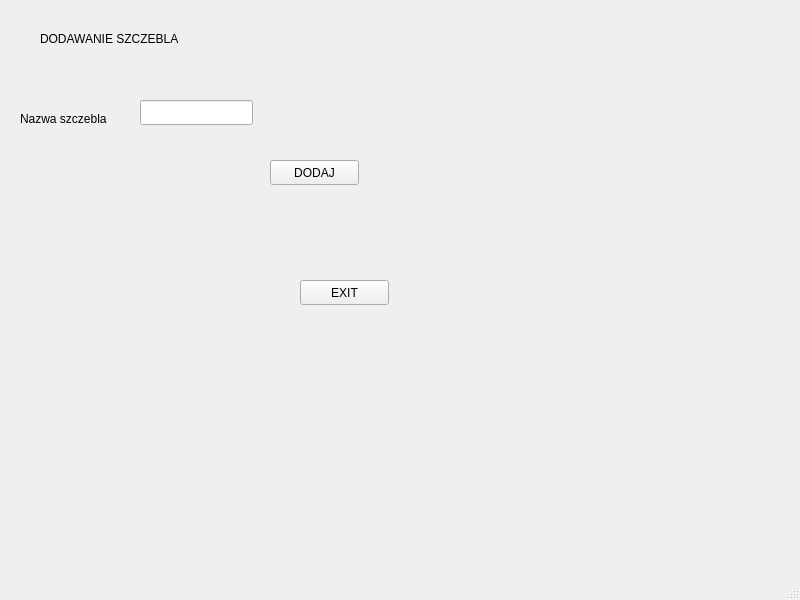
<?xml version="1.0" encoding="UTF-8"?>
<ui version="4.0">
 <class>MainWindow</class>
 <widget class="QMainWindow" name="MainWindow">
  <property name="geometry">
   <rect>
    <x>0</x>
    <y>0</y>
    <width>800</width>
    <height>600</height>
   </rect>
  </property>
  <property name="windowTitle">
   <string>MainWindow</string>
  </property>
  <widget class="QWidget" name="centralwidget">
   <widget class="QLabel" name="label">
    <property name="geometry">
     <rect>
      <x>40</x>
      <y>30</y>
      <width>171</width>
      <height>17</height>
     </rect>
    </property>
    <property name="text">
     <string>DODAWANIE SZCZEBLA</string>
    </property>
   </widget>
   <widget class="QLabel" name="label_2">
    <property name="geometry">
     <rect>
      <x>20</x>
      <y>110</y>
      <width>111</width>
      <height>17</height>
     </rect>
    </property>
    <property name="text">
     <string>Nazwa szczebla</string>
    </property>
   </widget>
   <widget class="QLineEdit" name="lineEdit">
    <property name="geometry">
     <rect>
      <x>140</x>
      <y>100</y>
      <width>113</width>
      <height>25</height>
     </rect>
    </property>
   </widget>
   <widget class="QPushButton" name="pushButton">
    <property name="geometry">
     <rect>
      <x>270</x>
      <y>160</y>
      <width>89</width>
      <height>25</height>
     </rect>
    </property>
    <property name="text">
     <string>DODAJ</string>
    </property>
   </widget>
   <widget class="QPushButton" name="pushButton_2">
    <property name="geometry">
     <rect>
      <x>300</x>
      <y>280</y>
      <width>89</width>
      <height>25</height>
     </rect>
    </property>
    <property name="text">
     <string>EXIT</string>
    </property>
   </widget>
  </widget>
  <widget class="QMenuBar" name="menubar">
   <property name="geometry">
    <rect>
     <x>0</x>
     <y>0</y>
     <width>800</width>
     <height>22</height>
    </rect>
   </property>
  </widget>
  <widget class="QStatusBar" name="statusbar"/>
 </widget>
 <resources/>
 <connections/>
</ui>
